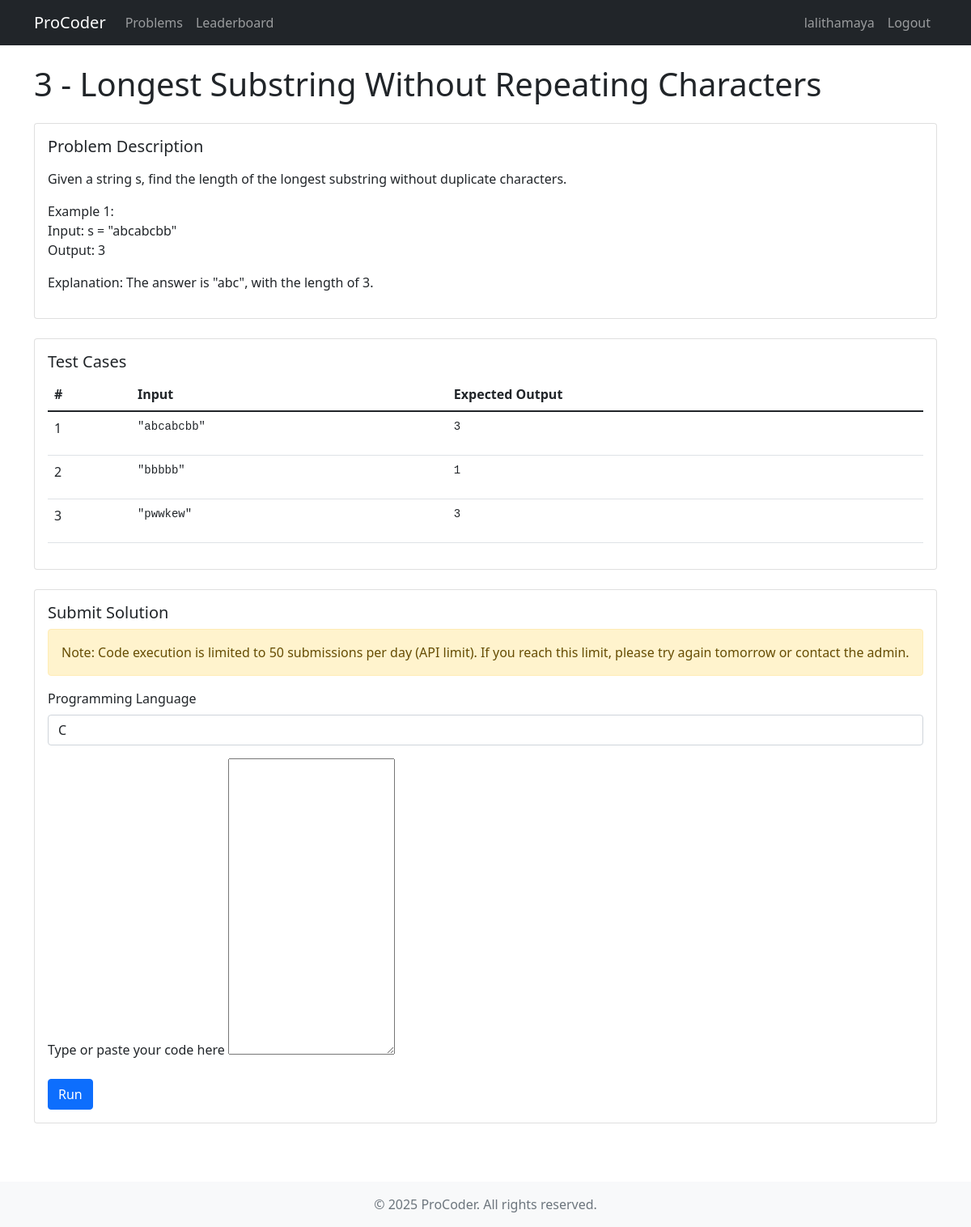
Screenshot of /3/ (signed in) with the database file from the repository.
### accounts/models.py (models this page shows, shortened)
class User(AbstractBaseUser):
    username = models.CharField(unique=True, max_length=120)
    email = models.EmailField(unique=True, max_length=255)
    full_name = models.CharField(max_length=255, blank=True, null=True)
    is_active = models.BooleanField(default=True)
    score = models.IntegerField(default=0)
    staff = models.BooleanField(default=False)
    admin = models.BooleanField(default=False)
    timestamp = models.DateTimeField(auto_now_add=True)
    updated = models.DateTimeField(auto_now=True)
    total_time = models.IntegerField(default=0)
    USERNAME_FIELD = 'username'
    REQUIRED_FIELDS = ['email']
    objects = UserManager()
    class Meta:
        ordering = ['-score', 'total_time']

### questions/models.py (models this page shows, shortened)
class Question(models.Model):
    code = models.CharField(unique=True, max_length=10)
    title = models.CharField(unique=True, max_length=120)
    description = models.TextField(blank=True)
    time_limit = models.IntegerField(default=1)
    sample_input = models.TextField(blank=True, help_text="Sample input for the problem")
    sample_output = models.TextField(blank=True, help_text="Sample output for the problem")
    timestamp = models.DateTimeField(auto_now_add=True)
    objects = QuestionManager()

class TestCase(models.Model):
    question = models.ForeignKey(Question, on_delete=models.CASCADE, related_name='test_cases')
    input_text = models.TextField(help_text="Input for this test case")
    output_text = models.TextField(help_text="Expected output for this test case")
    timestamp = models.DateTimeField(auto_now_add=True)
    objects = TestCaseManager()
    class Meta:
        ordering = ['id']

### questions/views.py (the view)
# urls.py: path('<str:code>/', views.question_detail, name='detail'),
@login_required
def question_detail(request, code):
    question = get_object_or_404(Question, code=code)
    test_cases = question.test_cases.all()
    test_cases_with_outputs = []
    for test_case in test_cases:
        test_cases_with_outputs.append({
            'input': test_case.input_text,
            'output': test_case.output_text,
        })
    code_text = unquote(request.GET.get('code_text', ''))
    language = request.GET.get('language', '')
    start_times = request.session.get('question_start_times', {})
    if code not in start_times:
        start_times[code] = datetime.datetime.now().isoformat()
        request.session['question_start_times'] = start_times
    return render(request, 'questions/question_detail.html', {
        'question': question,
        'test_cases': test_cases,
        'test_cases_with_outputs': test_cases_with_outputs,
        'code_text': code_text,
        'language': language,
    })

### questions/models.py (called while the page is built)
    def get_queryset(self):
        return TestCaseQuerySet(self.model, using=self._db)

### templates/questions/question_detail.html (shortened to what this page needs)
{% extends 'base.html' %}
{% block content %}
<div class="row">
    <div class="col-12">
        <h1 class="mb-4">{{ question.code }} - {{ question.title }}</h1>
        <div class="card mb-4">
            <div class="card-body">
                <h5 class="card-title">Problem Description</h5>
                <p class="card-text">
                    {% if question.description %}
                    {{ question.description|linebreaks }}
                    {% else %}
                    No description available.
                    {% endif %}
                </p>
            </div>
        </div>
        <div class="card mb-4">
            <div class="card-body">
                <h5 class="card-title">Test Cases</h5>
                <div class="table-responsive">
                    <table class="table">
                        <thead>
                            <tr>
                                <th>#</th>
                                <th>Input</th>
                                <th>Expected Output</th>
                            </tr>
                        </thead>
                        <tbody>
                            {% for tc in test_cases_with_outputs %}
                            <tr>
                                <td>{{ forloop.counter }}</td>
                                <td><pre>{{ tc.input }}</pre></td>
                                <td><pre>{{ tc.output }}</pre></td>
                            </tr>
                            {% empty %}
                            <tr>
                                <td colspan="3" class="text-center">No test cases available.</td>
                            </tr>
                            {% endfor %}
                        </tbody>
                    </table>
                </div>
            </div>
        </div>
        <div class="card mb-4">
            <div class="card-body">
                <h5 class="card-title">Submit Solution</h5>
                <div class="alert alert-warning">
                    Note: Code execution is limited to 50 submissions per day (API limit). If you reach this limit, please try again tomorrow or contact the admin.
                </div>
                <form method="post" action="{% url 'grader:run_code' question.code %}">
                    <div class="mb-3">
                        <label for="language" class="form-label">Programming Language</label>
                        <select class="form-control" id="language" name="language" required>
                            <option value="c" {% if language == "c" %}selected{% endif %}>C</option>
                        </select>
                    </div>
                    <div class="mb-3">
                        <label for="id_code_text" class="form-label">Type or paste your code here</label>
                        <textarea id="id_code_text" name="code_text" rows="15">{{ code_text }}</textarea>
                    </div>
                    <button type="submit" class="btn btn-primary">Run</button>
                </form>
            </div>
        </div>
    </div>
</div>
{% endblock %}
{% block extra_css %}
<link rel="stylesheet" href="https://cdnjs.cloudflare.com/ajax/libs/codemirror/5.65.13/codemirror.min.css">
{% endblock %}

### templates/base.html (shortened to what this page needs)
<!DOCTYPE html>
<html lang="en">
<head>
    <link href="https://cdn.jsdelivr.net/npm/bootstrap@5.1.3/dist/css/bootstrap.min.css" rel="stylesheet">
    <link href="https://cdnjs.cloudflare.com/ajax/libs/font-awesome/6.0.0/css/all.min.css" rel="stylesheet">
    {% block extra_css %}{% endblock %}
</head>
<body>
    <nav class="navbar navbar-expand-lg navbar-dark bg-dark">
        <div class="container">
            <a class="navbar-brand" href="/">ProCoder</a>
            <div class="collapse navbar-collapse" id="navbarNav">
                <ul class="navbar-nav me-auto">
                    <li class="nav-item">
                        <a class="nav-link" href="{% url 'questions:list' %}">Problems</a>
                    </li>
                    <li class="nav-item">
                        <a class="nav-link" href="{% url 'account:leaderboard' %}">Leaderboard</a>
                    </li>
                </ul>
                <ul class="navbar-nav">
                    {% if request.user.is_authenticated %}
                        <li class="nav-item">
                            <a class="nav-link" href="{% url 'account:profile' request.user.username %}">
                                {{ request.user.username }}
                            </a>
                        </li>
                        <li class="nav-item">
                            <a class="nav-link" href="{% url 'account:logout' %}">Logout</a>
                        </li>
                    {% endif %}
                </ul>
            </div>
        </div>
    </nav>
    <div class="container mt-4">
        {% block content %}{% endblock %}
    </div>
    <footer class="footer mt-5 py-3 bg-light">
        <div class="container text-center">
            <span class="text-muted">© {% now "Y" %} ProCoder. All rights reserved.</span>
        </div>
    </footer>
</body>
</html>

### rows the page displays
User: user.username "lalithamaya"
Question: code "3", title "Longest Substring Without Repeating Characters", description "Given a string s, find the length of the longest substring without duplicate characters. Example 1: Input: s = \"abcabcbb\" Output: 3 Explanation: The answer is \"abc\", with the length of 3."
TestCase: input "\"abcabcbb\""
TestCase: input "\"bbbbb\""
TestCase: input "\"pwwkew\""

### other values shown
{{ tc.output }} "3" "1" "3"
